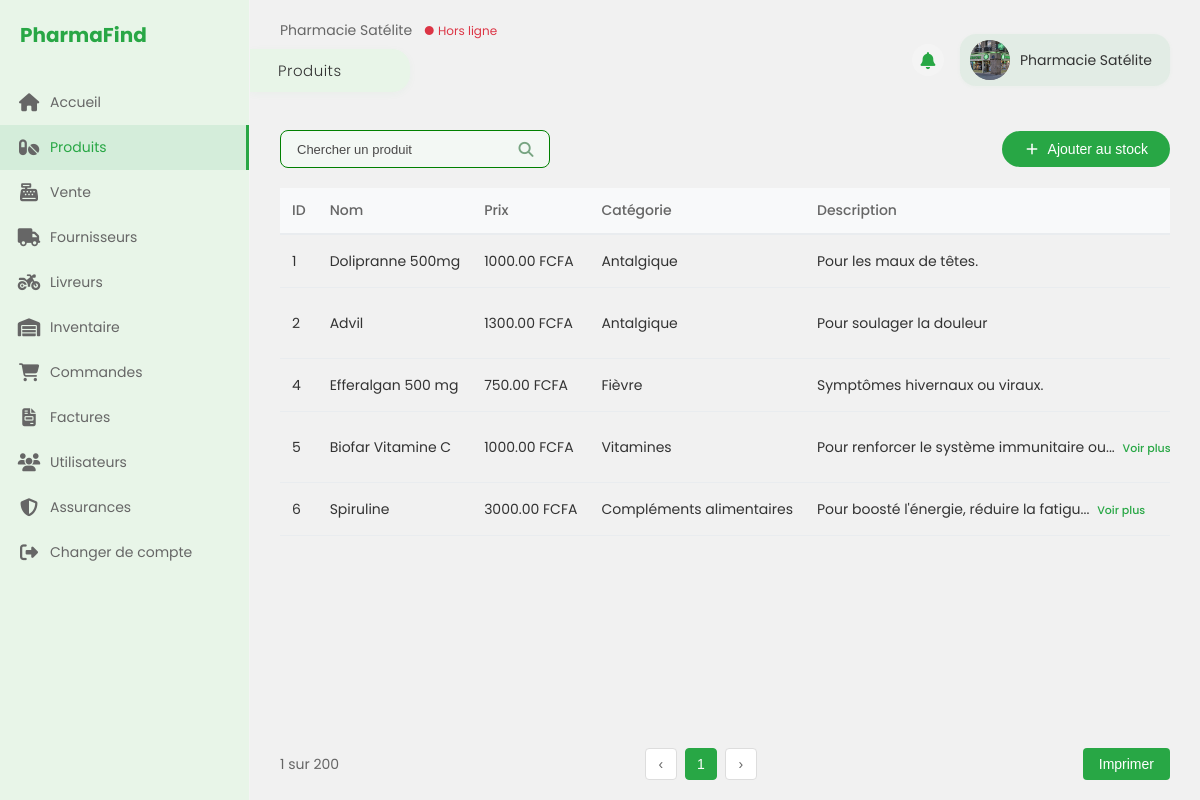
The page /pharmacy_dashboard/ (signed in) on the database its author committed.
### App/models.py (models this page shows, shortened)
class PharmacyProduct(models.Model):
    pharmacy = models.ForeignKey('User', on_delete=models.CASCADE)
    product = models.ForeignKey('Product', on_delete=models.CASCADE)
    quantity = models.PositiveIntegerField(default=0)
    class Meta:
        unique_together = ('pharmacy', 'product')

class Product(models.Model):
    name = models.CharField(max_length=25)
    price = models.DecimalField(max_digits=10, decimal_places=2)
    category = models.ForeignKey(Category, on_delete=models.CASCADE, related_name="products")
    description = models.TextField(max_length=200, blank=True)  # Sans default bizarre
    photo = models.ImageField(upload_to='products/')
    with_ordonance = models.BooleanField(default=False)
    insurance = models.ManyToManyField(Insurance,  related_name="product")

class Category(models.Model):
    name = models.CharField(max_length=100)

### App/views.py (the view)
# urls.py: path('pharmacy_dashboard/', views.pharma_dashboard_view, name='pharmacy_dashboard'),
def pharma_dashboard_view(request):
    user = request.user
    pharmacy_fullname = f"{user.first_name} {user.last_name}" if user.role == 'pharmacy' else ''
    pharmacy_photo = user.photo.url if user.role == 'pharmacy' and user.photo else None
    is_online = False
    if user.role == 'pharmacy' and user.last_seen:
        now = timezone.now()
        delta = now - user.last_seen
        is_online = delta.total_seconds() < 300  # 5 minutes
    stock = PharmacyProduct.objects.filter(pharmacy=user).select_related('product', 'product__category')
    all_products = Product.objects.all()
    return render(request, "App/dashboard_pharma.html", {
        'pharmacy_fullname': pharmacy_fullname,
        'pharmacy_photo': pharmacy_photo,
        'is_online': is_online,
        'stock': stock,
        'all_products': all_products,
    })

### templates/App/dashboard_pharma.html (shortened to what this page needs)
<!DOCTYPE html>
<html lang="fr">
<head>
    <link rel="stylesheet" href="https://cdnjs.cloudflare.com/ajax/libs/font-awesome/6.4.2/css/all.min.css" />
</head>
<body>
    <aside class="sidebar">
        <div class="logo">
            <div class="logo-text" style="font-size:20px; font-weight:bold; color:#28a745;">PharmaFind</div>
        </div>
        <nav>
            <ul class="nav-menu">
                <li class="nav-item">
                    <i class="nav-icon fas fa-home"></i>
                    Accueil
                </li>
                <li class="nav-item active">
                    <i class="nav-icon fas fa-pills"></i>
                    Produits
                </li>
                <li class="nav-item">
                    <i class="nav-icon fas fa-cash-register"></i>
                    Vente
                </li>
                <li class="nav-item">
                    <i class="nav-icon fas fa-truck"></i>
                    Fournisseurs
                </li>
                <li class="nav-item">
                    <i class="nav-icon fas fa-motorcycle"></i>
                    Livreurs
                </li>
                <li class="nav-item">
                    <i class="nav-icon fas fa-warehouse"></i>
                    Inventaire
                </li>
                <li class="nav-item">
                    <i class="nav-icon fas fa-shopping-cart"></i>
                    Commandes
                </li>
                <li class="nav-item">
                    <i class="nav-icon fas fa-file-invoice"></i>
                    Factures
                </li>
                <li class="nav-item">
                    <i class="nav-icon fas fa-users"></i>
                    Utilisateurs
                </li>
                <li class="nav-item">
                    <i class="nav-icon fas fa-shield-alt"></i>
                    Assurances
                </li>
                <li class="nav-item">
                    <a href="{% url 'pharma_connexion' %}" style="display:flex;align-items:center;text-decoration:none;color:inherit;">
                        <i class="nav-icon fas fa-sign-out-alt"></i>
                        Changer de compte
                    </a>
                </li>
            </ul>
        </nav>
    </aside>
    <main class="main-content">
        <header class="header">
            <div>
                <div class="pharmacy-name">
                    {{ pharmacy_fullname }}
                    {% if is_online %}
                        <span style="color: #28a745; font-size: 12px; margin-left: 8px;">● En ligne</span>
                    {% else %}
                        <span style="color: #dc3545; font-size: 12px; margin-left: 8px;">● Hors ligne</span>
                    {% endif %}
                </div>
                <div class="page-title-container">
                    <h1 class="page-title">Produits</h1>
                </div>
            </div>
            <div class="notif-profile-wrapper" style="display:flex;align-items:center;gap:16px;">
                <div class="notif-dropdown-container" style="position:relative;">
                    <span class="notif-bell" id="notifBell" style="display:inline-flex;align-items:center;justify-content:center;margin-right:0;cursor:pointer;position:relative;">
                        <i class="fas fa-bell"></i>
                    </span>
                </div>
                <div class="user-info" style="position:relative; background:rgba(40,167,69,0.07); border-radius:16px; padding:6px 18px 6px 10px; box-shadow:0 1px 4px rgba(40,167,69,0.04);">
                    {% if pharmacy_photo %}
                        <img src="{{ pharmacy_photo }}" alt="Photo pharmacie" class="user-avatar" style="object-fit:cover;cursor:pointer;" id="profileDropdownBtn"/>
                    {% else %}
                        <div class="user-avatar" id="profileDropdownBtn" style="cursor:pointer;"></div>
                    {% endif %}
                    <div class="user-name" id="profileDropdownName" style="cursor:pointer;">{{ pharmacy_fullname }}</div>
                </div>
            </div>
        </header>
        <section class="products-section">
            <div class="products-header">
                <div class="search-container">
                    <input type="text" class="search-input" placeholder="Chercher un produit">
                    <span class="search-icon"></span>
                </div>
                <button class="add-product-btn" id="openAddStockModal">
                    <div class="plus-icon"></div>
                    Ajouter au stock
                </button>
            </div>
            <div class="table-container">
                <table class="products-table">
                    <thead>
                        <tr>
                            <th>ID</th>
                            <th>Nom</th>
                            <th>Prix</th>
                            <th>Catégorie</th>
                            <th>Description</th>
                        </tr>
                    </thead>
                    <tbody>
                        {% for item in stock %}
                        <tr>
                            <td>{{ item.product.id }}</td>
                            <td>{{ item.product.name }}</td>
                            <td>{{ item.product.price }} FCFA</td>
                            <td>{{ item.product.category.name }}</td>
                            <td>
                                {% if item.product.description|length > 40 %}
                                    <span class="desc-short">{{ item.product.description|slice:":40" }}...</span>
                                    <a href="#" class="see-more-desc" data-full-desc="{{ item.product.description|escapejs }}">Voir plus</a>
                                {% else %}
                                    <span class="desc-short">{{ item.product.description }}</span>
                                {% endif %}
                            </td>
                        </tr>
                        {% empty %}
                        <tr>
                            <td colspan="9" style="text-align:center;">Aucun produit en stock</td>
                        </tr>
                        {% endfor %}
                    </tbody>
                </table>
            </div>
            <div class="pagination">
                <div class="pagination-info">1 sur 200</div>
                <div class="pagination-controls">
                    <button class="pagination-btn">‹</button>
                    <button class="pagination-btn active">1</button>
                    <button class="pagination-btn">›</button>
                </div>
                <button class="print-btn">Imprimer</button>
            </div>
        </section>
    </main>
</body>
</html>

### rows shown on the page
PharmacyProduct: product.id "1", product.name "Dolipranne 500mg", product.price "1000.00", product.category.name "Antalgique", product.description "Pour les maux de têtes."
PharmacyProduct: product.id "2", product.name "Advil", product.price "1300.00", product.category.name "Antalgique", product.description "Pour soulager la douleur"
PharmacyProduct: product.id "4", product.name "Efferalgan 500 mg", product.price "750.00", product.category.name "Fièvre", product.description "Symptômes hivernaux ou viraux."
PharmacyProduct: product.id "5", product.name "Biofar Vitamine C", product.price "1000.00", product.category.name "Vitamines", product.description "Pour renforcer le système immunitaire ou"
PharmacyProduct: product.id "6", product.name "Spiruline", product.price "3000.00", product.category.name "Compléments alimentaires", product.description "Pour boosté l'énergie, réduire la fatigu"

### other values the page prints
{{ pharmacy_fullname }} "Pharmacie Satélite"
